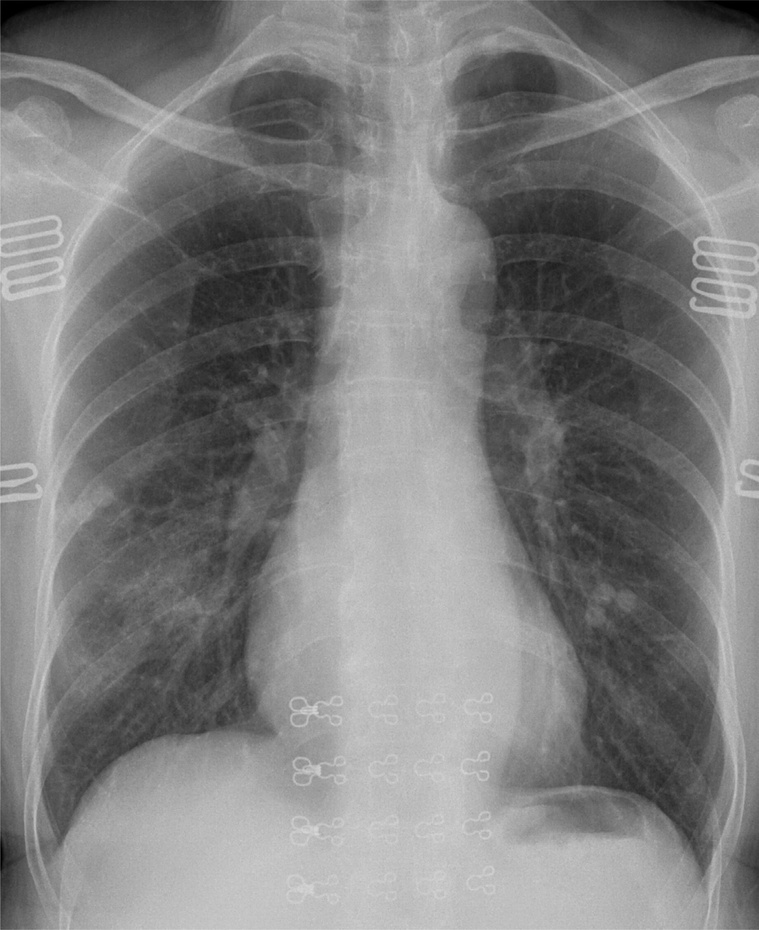
%> input picture lab4/chest_gray.jpg, 759 x 930 px, shrunk from 3342 x 4095 before the run
$ octave lab4_enchancement.m   (GNU Octave 9; MATLAB toolbox functions it lacks are replaced by stand-ins)
%> lines starting %> are read from the running program, lines starting %| are printed output that depends on the picture
im = imread('chest_gray.jpg');
%> im is the input picture: size 930x759 uint8; min 0, max 217, mean 126.3

im1 = imadjust(im,[0.1 0.6],[0 1]);
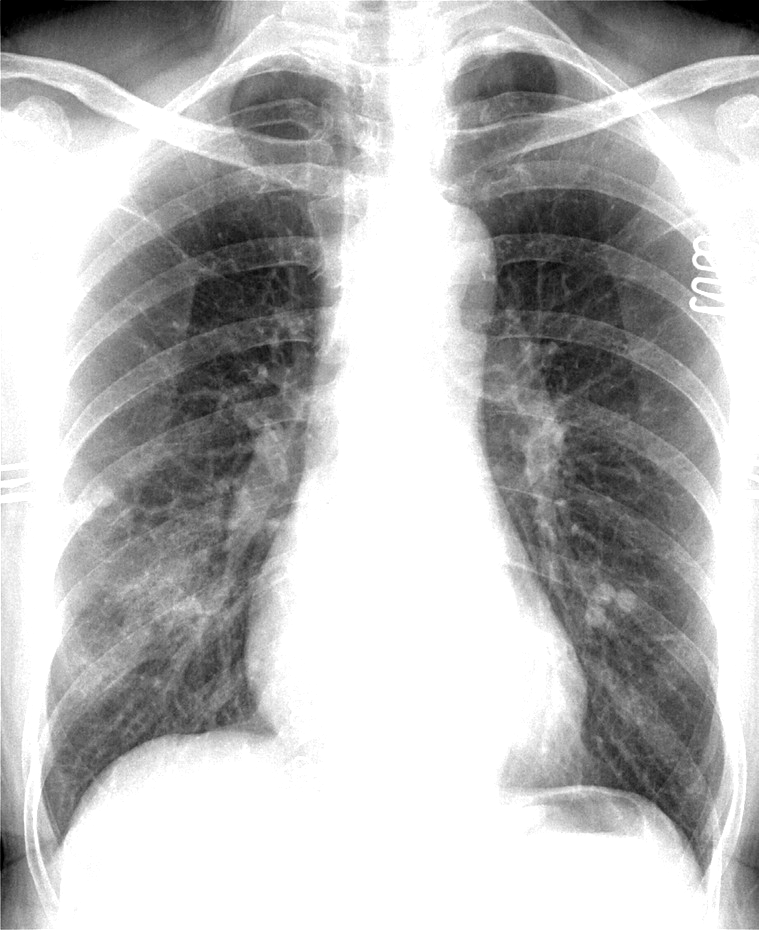
%> im1: size 930x759 uint8; min 0, max 255, mean 184.4

im2 = adapthisteq(im);
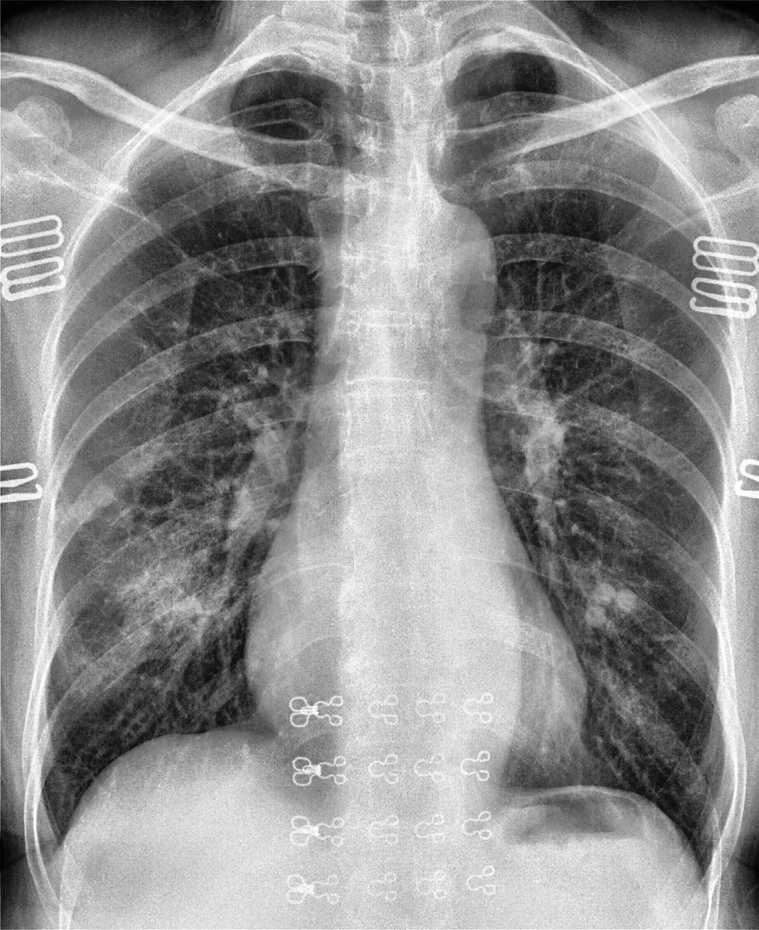
%> im2: size 930x759 uint8; min 0, max 255, mean 141.9
imshow([im, im1, im2])
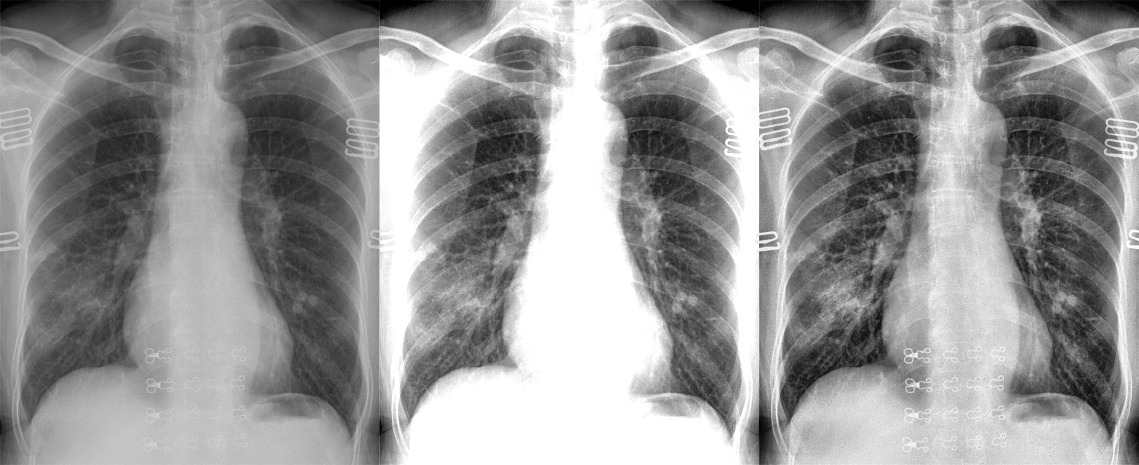
%> displayed picture: size 930x2277, on the screen's scale of 0 to 255 (shown at 1/2 size); min 0, max 255, mean 150.9
